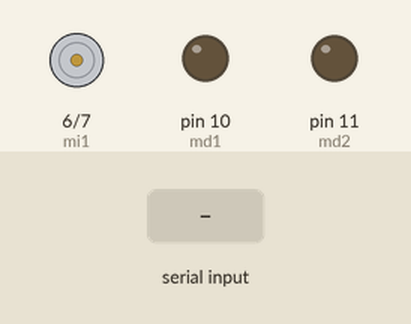
Simulated run of this sketch. Board: Arduino Uno, built with avr-gcc and run on an emulated ATmega328P. Parts: motor-driver pin pairs drawn as motors (green arrow = first pin HIGH = forward, orange = second pin HIGH = backward, longer = more drive), output pins drawn as LEDs (lit = HIGH). The test bench sets the inputs (shaded band).

Above: at 1.2 s.
1.3 s: "F" received over the second serial link
At 1.8 s:
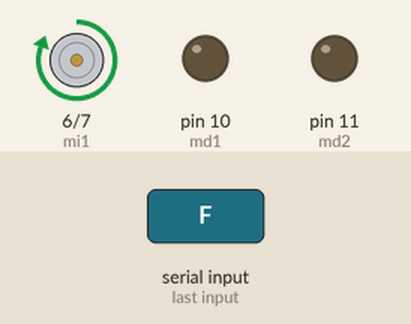
2.9 s: "B" received over the second serial link
At 4.2 s:
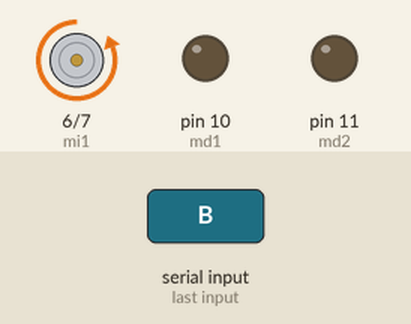
4.5 s: "S" received over the second serial link
At 5.4 s:
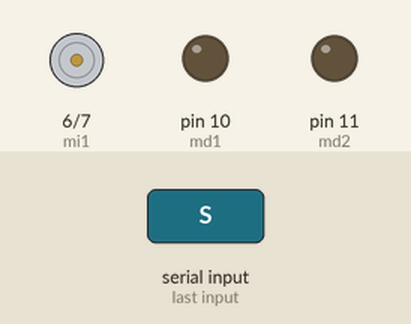
Timing chart, 0 to 7.5 s (numbered marks = the images above; inputs shaded):
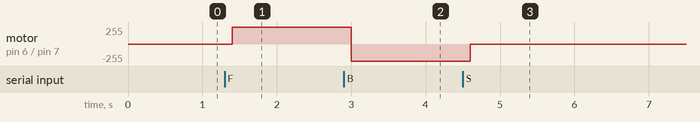

The sketch:

RoverPiso-Bluetooth.ino
```cpp
#include <SoftwareSerial.h>
#include <Servo.h>

// CONEXIONES PARA EL BLUETOOTH.

int bluetoothTx = 2;
int bluetoothRx = 3;
//int ledpin = 13;
//int buzzerpin = 8;
//int ledpinrojo = 4;
//int ledpinverde = 9;
//int buzzerdelay=100;
char dato;
SoftwareSerial bluetooth(bluetoothTx, bluetoothRx);

int mi1=6;
int mi2=7;

int md1=10;
int md2=11;


void setup ()
{
bluetooth.begin(9600);
pinMode(mi1,OUTPUT);
pinMode(mi2,OUTPUT);
pinMode(md1,OUTPUT);
pinMode(md2,OUTPUT);
//pinMode(ledpin,OUTPUT);
//pinMode(ledpinrojo,OUTPUT);
//pinMode(ledpinverde,OUTPUT);
//pinMode(buzzerpin,OUTPUT);
digitalWrite( mi1, LOW);
digitalWrite( mi2, LOW );
digitalWrite( md1, LOW );
digitalWrite( md2, LOW);
//digitalWrite(ledpin,LOW);
//digitalWrite(ledpinrojo,LOW);
//digitalWrite(buzzerpin,LOW);
}

void loop()
{

dato = bluetooth.read();
delay(100);

//PARO ELEVADOR

if(dato == 'S')
{
//digitalWrite(ledpinverde,LOW);
//digitalWrite(ledpinrojo,LOW);
digitalWrite( mi1, LOW);
digitalWrite( mi2, LOW);

}

//SUBE ELEVADOR

if( dato == 'F')
{
// ESTOS HARAN QUE VAYA PARA ADELANTE EL CARRITO.

//digitalWrite(ledpinrojo,LOW);
//digitalWrite(ledpinverde,HIGH);
//digitalWrite(buzzerpin,LOW);

digitalWrite(mi1,HIGH);
digitalWrite(mi2,LOW);
}


if(dato == 'B')
{
digitalWrite(mi1,LOW);
digitalWrite(mi2,HIGH);

}


}
```

Measured:
- after the input at 1.3 s, motor on pin 6 (mi1) / pin 7 (mi2): stopped → forward 255/255 after 0.10 s
- after the input at 2.9 s, motor on pin 6 (mi1) / pin 7 (mi2): forward 255/255 → backward 255/255 after 0.10 s
- after the input at 4.5 s, motor on pin 6 (mi1) / pin 7 (mi2): backward 255/255 → stopped after 0.10 s
